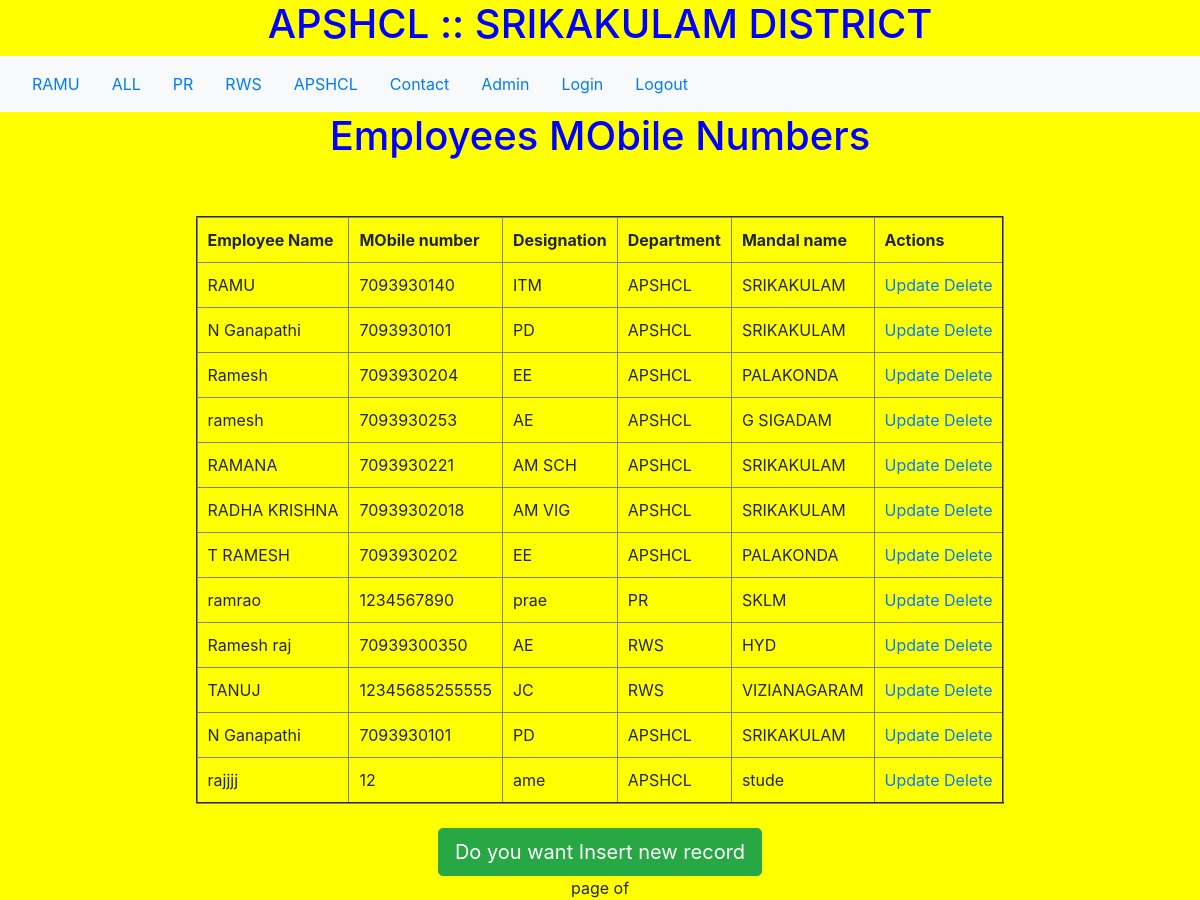
The page / on the database its author committed.
### testapp/models.py (models this page shows)
class Empmobnumbers(models.Model):
    DEPT_CHOICES=(('APSHCL','APSHCL'),('PR','PR'),('RWS','RWS'))
    ename=models.CharField("name of the employee",max_length=30)
    emn=models.IntegerField("Mobile Number")
    edegn=models.CharField("Designation",max_length=30)
    edept=models.CharField("Name of the Department",max_length=10,choices=DEPT_CHOICES,default='apshcl')
    emandal=models.CharField("Name of the Mandal",max_length=20)

### testapp/views.py (the view)
# urls.py: path('', views.create_view ),
def create_view(request):
    empmobnumber=Empmobnumbers.objects.filter(Q(edept="PR") | Q(edept="APSHCL") |Q(edept="RWS") )
    return  render(request,'testapp/create.html',{'empmobnumber':empmobnumber})

### templates/testapp/create.html
<!DOCTYPE html>
{%extends 'testapp/base.html'%}
{%block body_block%}
<h1>Employees MObile Numbers</h1>
<br>
<br>
    <table border="2">
      <thead>
        <th>Employee Name</th>
        <th>MObile number</th>
        <th>Designation</th>
        <th>Department</th>
        <th>Mandal name</th>
        <th>Actions</th>
      </thead>
      {%for emp in empmobnumber %}
      <tr>
        <td>{{emp.ename}}</td>
        <td>{{emp.emn}}</td>
        <td>{{emp.edegn}}</td>
        <td>{{emp.edept}}</td>
        <td>{{emp.emandal}}</td>
        <td><a href="/update/{{emp.id}}">Update</a> <a href="/delete/{{emp.id}}">Delete</a></td>
      </tr>
    {%endfor%}
    </table>
    <br>
  <a href="/insert" class="btn btn-primary btn-success btn-lg">Do you want Insert new record</a>
  </form>
  {% include 'testapp/pagination.html' with page=empmobnumber%}
{%endblock%}

### templates/testapp/base.html (shortened to what this page needs)
<!DOCTYPE html>
{%load static%}
<html lang="en" dir="ltr">
  <head>
    <link rel="stylesheet" href="https://cdn.jsdelivr.net/npm/bootstrap@4.6.0/dist/css/bootstrap.min.css">
    <link rel="stylesheet" href="{%static "css/emp.css" %}">
<h1>APSHCL :: SRIKAKULAM DISTRICT</h1>
  </head>
  <body>
    <nav class=" navbar navbar-expand-lg navbar-light bg-light">
      <a class="nav-link active" aria-current="page" href="#">RAMU</a>
        <a class="nav-link" href="/">ALL</a>
          <a class="nav-link" href="/createpr">PR</a>
            <a class="nav-link" href="/createrws">RWS</a>
            <a class="nav-link" href="/createap">APSHCL</a>
      <a class="nav-link" href="#">Contact</a>
      <a class="nav-link" href="#">Admin</a>
      <a class="nav-link" href="/accounts/login">Login</a>
      <a class="nav-link" href="/accounts/logout">Logout</a>
    </nav>
    <form  method="post">
      <div class="container" align="center">
        {%block body_block%}
        {%endblock%}
  </body>
</html>

### templates/testapp/pagination.html (shortened to what this page needs)
<div class="paginator">
  <span>
<span>
<span class="current">
page{{page.number}} of {{page.paginator.num_pages}}
</span>
</span>
  </span>
</div>

### static/css/emp.css (style rules this page uses)
body { background-color: #E6E6FA; }
h1 { color:blue; text-align: center; }
table,th,td { padding: 10px; }

### templates/testapp/base.html (style rules this page uses)
body { background-color: yellow; }
h1 { text-align: center; }

### rows shown on the page
Empmobnumbers: ename "RAMU", emn "7093930140", edegn "ITM", edept "APSHCL", emandal "SRIKAKULAM"
Empmobnumbers: ename "N Ganapathi", emn "7093930101", edegn "PD", edept "APSHCL", emandal "SRIKAKULAM"
Empmobnumbers: ename "Ramesh", emn "7093930204", edegn "EE", edept "APSHCL", emandal "PALAKONDA"
Empmobnumbers: ename "ramesh", emn "7093930253", edegn "AE", edept "APSHCL", emandal "G SIGADAM"
Empmobnumbers: ename "RAMANA", emn "7093930221", edegn "AM SCH", edept "APSHCL", emandal "SRIKAKULAM"
Empmobnumbers: ename "RADHA KRISHNA", emn "70939302018", edegn "AM VIG", edept "APSHCL", emandal "SRIKAKULAM"
Empmobnumbers: ename "T RAMESH", emn "7093930202", edegn "EE", edept "APSHCL", emandal "PALAKONDA"
Empmobnumbers: ename "ramrao", emn "1234567890", edegn "prae", edept "PR", emandal "SKLM"
Empmobnumbers: ename "Ramesh raj", emn "70939300350", edegn "AE", edept "RWS", emandal "HYD"
Empmobnumbers: ename "TANUJ", emn "12345685255555", edegn "JC", edept "RWS", emandal "VIZIANAGARAM"
Empmobnumbers: ename "N Ganapathi", emn "7093930101", edegn "PD", edept "APSHCL", emandal "SRIKAKULAM"
Empmobnumbers: ename "rajjjj", emn "12", edegn "ame", edept "APSHCL", emandal "stude"
